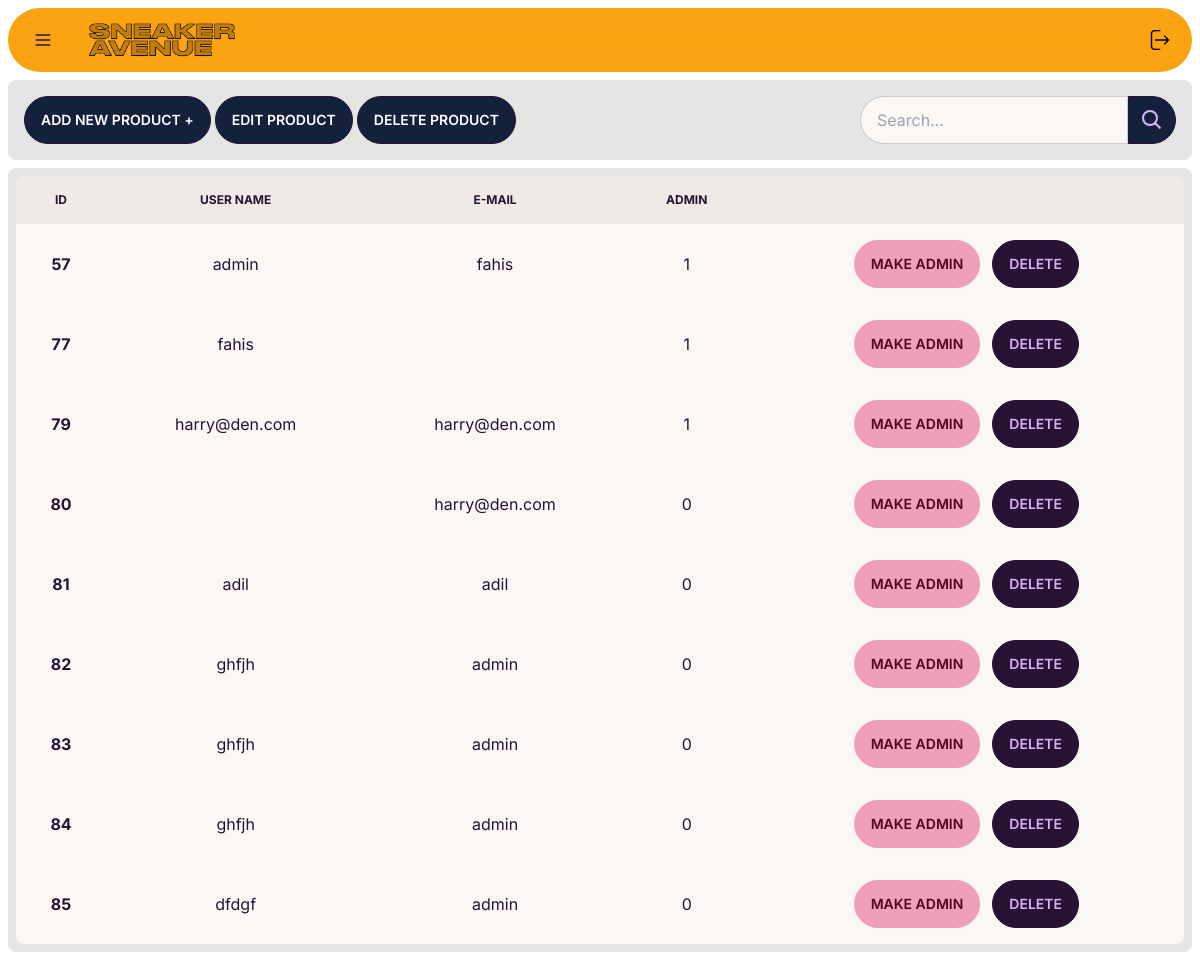
The app's page /admin/list_users.php (signed in) with its own data.
### tables this page shows
CREATE TABLE `acc` (
  `id` int(5) NOT NULL,
  `name` varchar(50) NOT NULL,
  `password` varchar(20) NOT NULL,
  `email` varchar(50) NOT NULL,
  `admin` tinyint(1) NOT NULL DEFAULT 0
);

### admin/list_users.php (the view, shortened to what this page needs)
<!DOCTYPE html>
<html lang="en">
<head>
    <link rel="stylesheet" href="../css/main.css">
</head>
<body class="bg-white">
<div class="drawer">
  <div class="drawer-content">
  <div class="navbar bg-sun-500 h-16 rounded-full m-2 top-2 w-auto">
  <div class="flex-none">
  <label for="my-drawer" class="btn btn-ghost drawer-button"> <svg xmlns="http://www.w3.org/2000/svg" fill="none" viewBox="0 0 24 24" class="inline-block w-5 h-5 stroke-current"><path stroke-linecap="round" stroke-linejoin="round" stroke-width="2" d="M4 6h16M4 12h16M4 18h16"></path></svg></label>
  </div>
  <div class="flex-1">
    <a class="btn btn-ghost normal-case text-xl" href="../homepage.php"><img src="../images/LoGo2.png" width="150" height="150" alt="logo"></a>
  </div>
  <div class="dropdown dropdown-end">
      <label tabindex="0" class="btn btn-ghost btn-circle avatar">
        <div class="w-5 ">
          <img src="../images/logout.png" />
        </div>
      </label>
    </div>
</div>
<div class=" bg-mercury-500 rounded-lg m-2 p-2 flex flex-wrap sticky z-10">
<div class="navbar">
<div class="flex-1 gap-1">
<button class="btn bg-dblue-500 text-white"><a href="add_products.php"><h2>Add new product +</h2></a></button>
<label for='edit' class='btn bg-dblue-500 text-white modal-button'>Edit Product</label>
<label for='delete' class='btn bg-dblue-500 text-white modal-button'>Delete product</label>
</div>
<div class="flex-none gap-2">
  <form action="" method="POST">
        <div class=" input-group">
        <input type="text" placeholder="Search…" name="Search" class="input input-bordered" />
        <button class="btn btn-square bg-dblue-500 " name="Sbtn">
        <svg xmlns="http://www.w3.org/2000/svg" class=" h-6 w-6" fill="none" viewBox="0 0 24 24" stroke="currentColor"><path stroke-linecap="round" stroke-linejoin="round" stroke-width="2" d="M21 21l-6-6m2-5a7 7 0 11-14 0 7 7 0 0114 0z" /></svg>
        </button>
</div>
  </form>
</div>
</div>
</div>
<div class=" bg-mercury-500 rounded-lg max-w-5 m-2 p-2">
<?php
include("../include/connect.php");
$sql="SELECT * FROM acc";
$result=mysqli_query($conn,$sql);
echo "<div class='overflow-x-auto'>
<table class='table table-zebra w-full'>
  <thead class='text-center'>
    <tr>
      <th>Id</th>
      <th>User name</th>
      <th>E-mail</th>
      <th>admin</th>
      <th></th>
    </tr>
  </thead>";
foreach ($result as $row) {
    echo
    "<tbody class='text-center'>
      <tr class='hover'>
        <th>",$row["id"],"</th>
        <td>",$row["name"],"</td>
        <td>",$row["email"],"</td>
        <td>",$row["admin"],"</td>
        <td><label for='admin' class='btn btn-secondary mr-3' name='admin'>Make admin</label><label for='my-modal' class='btn modal-button'>Delete</label>
        </td>
      </tr>
      ";
}
echo "    </tbody>
</table>
</div>
</div>";
?>
  </div>
  <div class="drawer-side">
  </div>
</div>
</body>
</html>

### admin/list_users.php (style rules this page uses)
* { font-family: 'Inter', sans-serif; }

### records on screen
acc: id "57", name "admin", email "fahis", admin "1"
acc: id "77", name "fahis", admin "1"
acc: id "79", name "harry@den.com", email "harry@den.com", admin "1"
acc: id "80", email "harry@den.com", admin "0"
acc: id "81", name "adil", email "adil", admin "0"
acc: id "82", name "ghfjh", email "admin", admin "0"
acc: id "83", name "ghfjh", email "admin", admin "0"
acc: id "84", name "ghfjh", email "admin", admin "0"
acc: id "85", name "dfdgf", email "admin", admin "0"
